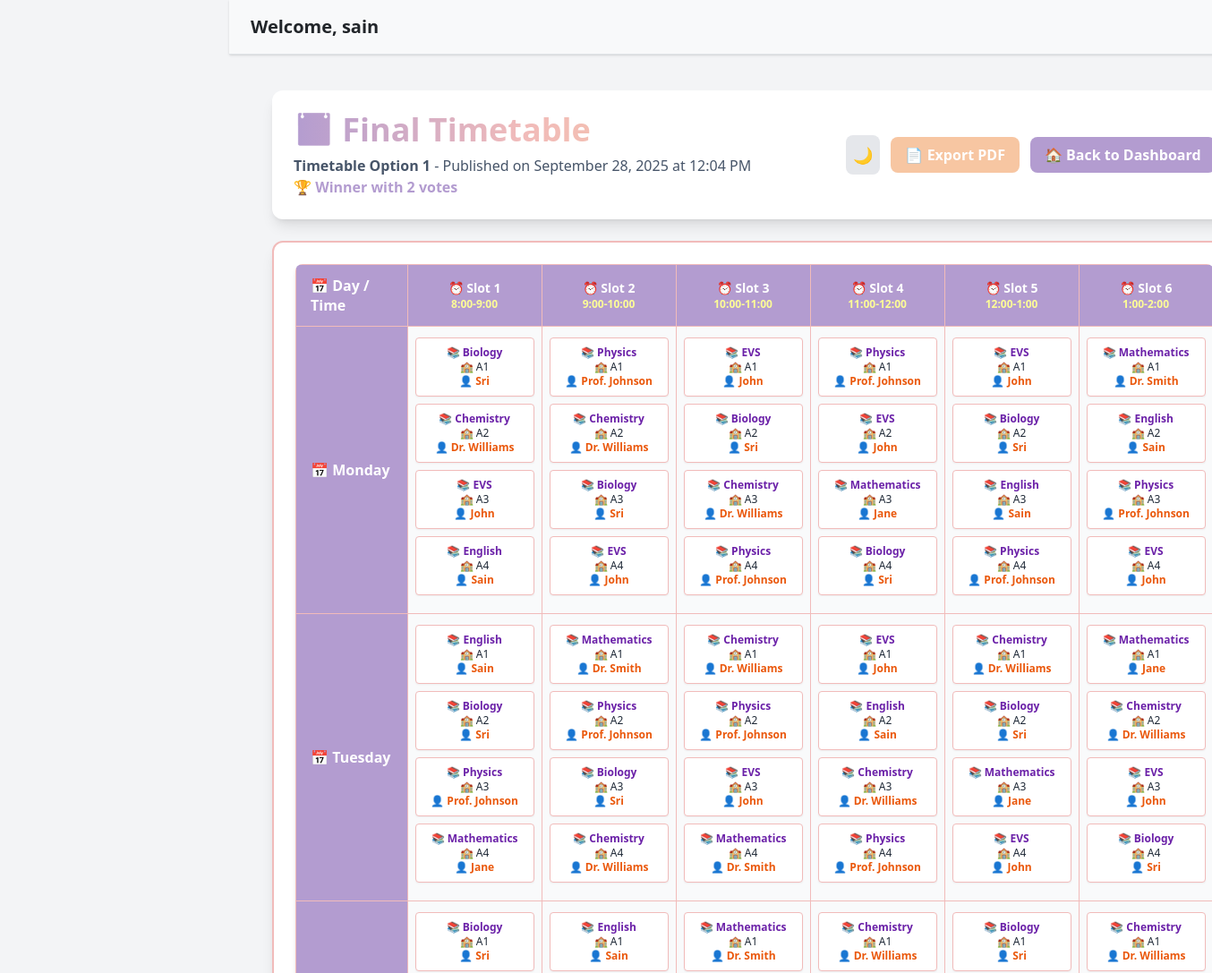
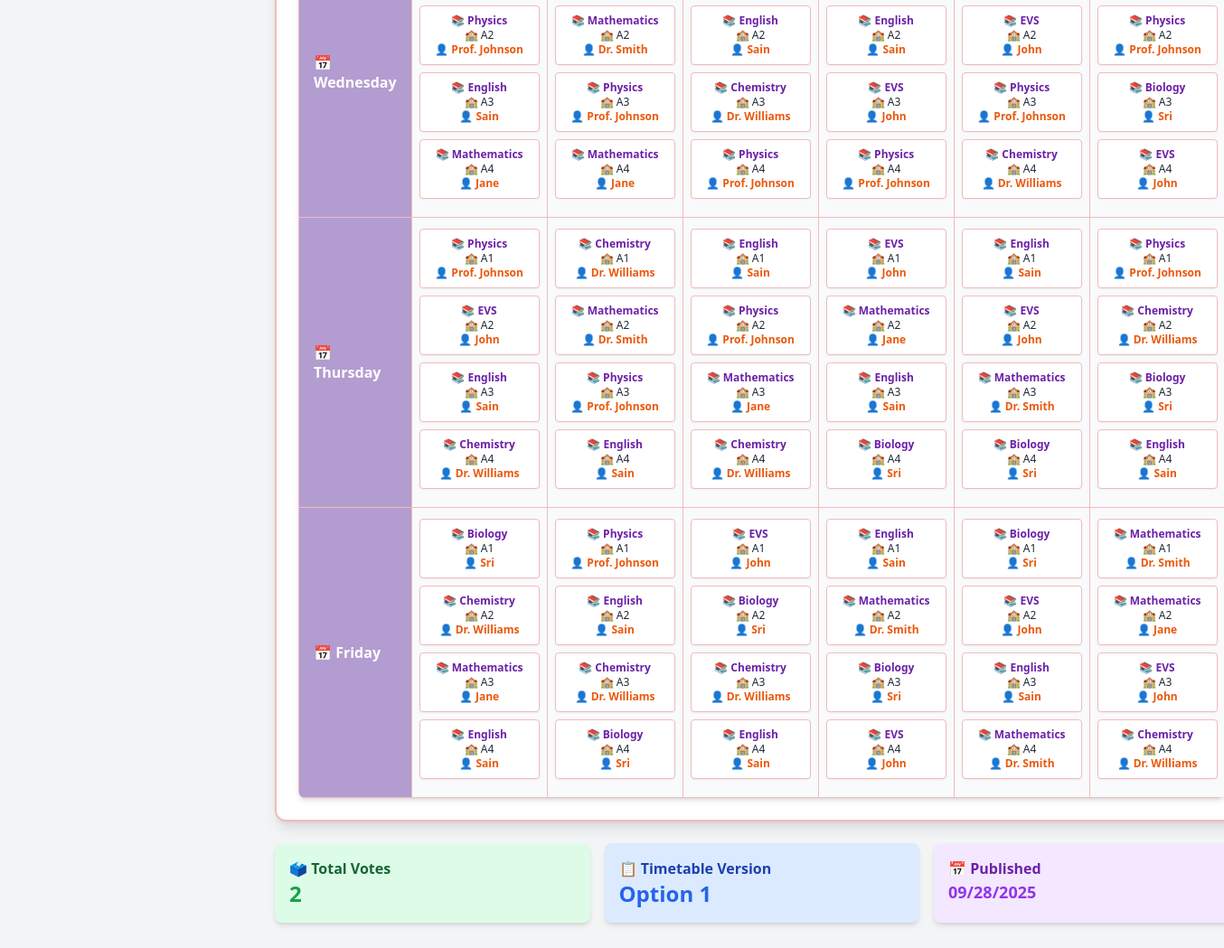
Page /published_timetable (signed in) on the committed database (2 pictures, top to bottom).
### app/models.py (models this page shows, shortened)
class User(UserMixin, db.Model):
    id = db.Column(db.Integer, primary_key=True)
    username = db.Column(db.String(150), unique=True, nullable=False)
    password = db.Column(db.String(150), nullable=False)
    role = db.Column(db.String(50), nullable=False, default='faculty')  # 'scheduler' or 'faculty'
    faculty_id = db.Column(db.Integer, db.ForeignKey('faculty.id'), nullable=True)  # Link to faculty record
    faculty = db.relationship('Faculty', backref='user_account')
    votes = db.relationship('Vote', backref='user')

class Timetable(db.Model):
    id = db.Column(db.Integer, primary_key=True)
    name = db.Column(db.String(150), nullable=True)
    data = db.Column(db.Text, nullable=False)
    version = db.Column(db.Integer, nullable=False, default=1)  # 1, 2, or 3 for the three options
    session_id = db.Column(db.String(100), nullable=False)  # Groups the 3 timetables together
    created_at = db.Column(db.DateTime, default=datetime.utcnow)
    is_active = db.Column(db.Boolean, default=True)  # Current voting session
    vote_count = db.Column(db.Integer, default=0)  # Total votes for this timetable
    is_published = db.Column(db.Boolean, default=False)  # Marks the winning timetable as published
    published_at = db.Column(db.DateTime, nullable=True)  # When the results were published
    votes = db.relationship('Vote', backref='timetable')

### app/routes.py (the view)
@main.route("/published_timetable")
@login_required
def get_published_timetable():
    published_timetable = Timetable.query.filter_by(is_published=True).order_by(Timetable.published_at.desc()).first()
    if not published_timetable:
        flash('No published timetable available yet.', 'info')
        return redirect(url_for('main.dashboard'))
    timetable_data = json.loads(published_timetable.data)
    consolidated_data = consolidate_timetables(timetable_data)
    return render_template('published_timetable.html',
                         timetable=published_timetable,
                         consolidated_data=consolidated_data,
                         current_user=current_user)

### app/routes.py (called while the page is built)
@login_manager.user_loader
def load_user(user_id):
    return User.query.get(int(user_id))

### app/templates/published_timetable.html (shortened to what this page needs)
﻿{% extends 'base.html' %} {% block title %}Published Timetable{% endblock %} {%
block content %}
<script src="https://cdn.tailwindcss.com"></script>
<div
  class="container mx-auto mt-2 px-4 bg-gray-100 dark:bg-gray-900 text-slate-700 dark:text-gray-300 min-h-screen transition-colors duration-300"
>
  <div
    class="flex justify-between items-center mb-6 bg-white dark:bg-gray-800 p-6 rounded-xl shadow-lg transition-colors duration-300 animate-on-load"
  >
    <div>
      <h1
        class="text-4xl font-extrabold bg-gradient-to-r from-custom-purple via-custom-pink to-custom-orange bg-clip-text text-transparent animate-slide-left"
      >
      </h1>
      <p class="text-slate-600 dark:text-gray-400 mt-2">
        <strong>{{ timetable.name }}</strong> - Published on {{
        timetable.published_at.strftime('%B %d, %Y at %I:%M %p') }}
      </p>
      <p class="text-custom-purple font-semibold">
        🏆 Winner with {{ timetable.vote_count }} votes
      </p>
    </div>
    <div class="flex gap-3 items-center">
      <button
        id="darkModeToggle"
        class="p-2 rounded-lg bg-gray-200 dark:bg-gray-600 hover:bg-gray-300 dark:hover:bg-gray-500 transition-all duration-300 dark-mode-toggle"
        title="Toggle dark mode"
      >
        <span class="text-gray-600 dark:text-yellow-400 text-lg">🌙</span>
      </button>
      <a
        href="{{ url_for('main.export_timetable_pdf') }}"
        class="bg-custom-orange hover:bg-custom-peach text-white font-bold py-2 px-4 rounded-lg transition-all duration-300 btn-animated"
      >
        📄 Export PDF
      </a>
      <a
        href="{{ url_for('main.dashboard') }}"
        class="bg-custom-purple hover:bg-custom-pink text-white font-bold py-2 px-4 rounded-lg transition-all duration-300 btn-animated"
      >
        🏠 Back to Dashboard
      </a>
    </div>
  </div>
  <div
    class="bg-white dark:bg-gray-800 rounded-xl shadow-lg p-6 border-2 border-custom-pink card-hover transition-colors duration-300 animate-on-load"
  >
    <div class="overflow-x-auto rounded-lg shadow-md">
      <table class="min-w-full border-collapse border border-custom-purple">
        <thead class="bg-custom-purple text-white">
          <tr>
            <th class="px-4 py-3 text-left border border-custom-pink font-bold">
              📅 Day / Time
            </th>
            {% for slot in ['Slot 1', 'Slot 2', 'Slot 3', 'Slot 4', 'Slot 5',
            'Slot 6'] %}
            <th
              class="px-4 py-3 text-center border border-custom-pink font-bold min-w-[150px]"
            >
              <div class="text-sm font-bold">⏰ {{ slot }}</div>
              <div class="text-xs text-custom-yellow">
                {% if slot == 'Slot 1' %}8:00-9:00{% endif %} {% if slot ==
                'Slot 2' %}9:00-10:00{% endif %} {% if slot == 'Slot 3'
                %}10:00-11:00{% endif %} {% if slot == 'Slot 4' %}11:00-12:00{%
                endif %} {% if slot == 'Slot 5' %}12:00-1:00{% endif %} {% if
                slot == 'Slot 6' %}1:00-2:00{% endif %}
              </div>
            </th>
            {% endfor %}
          </tr>
        </thead>
        <tbody class="bg-gray-50 dark:bg-gray-700">
          {% for day in ['Monday', 'Tuesday', 'Wednesday', 'Thursday', 'Friday']
          %}
          <tr
            class="hover:bg-custom-peach dark:hover:bg-gray-600 transition-all duration-300"
          >
            <td
              class="px-4 py-3 font-semibold border border-custom-pink bg-custom-purple text-white"
            >
              📅 {{ day }}
            </td>
            {% for slot in ['Slot 1', 'Slot 2', 'Slot 3', 'Slot 4', 'Slot 5',
            'Slot 6'] %}
            <td
              class="px-2 py-3 border border-custom-pink text-center align-top"
            >
              {% if consolidated_data[day][slot] %} {% for class_info in
              consolidated_data[day][slot] %} {% set parts =
              class_info.split('|') %} {% if parts|length >= 3 %}
              <div
                class="mb-2 p-2 bg-white dark:bg-gray-600 rounded text-xs border border-custom-pink shadow-sm hover:shadow-md transition-all duration-300"
              >
                <div class="font-bold text-purple-800 dark:text-purple-300">
                  📚 {{ parts[0] }}
                </div>
                <div class="text-gray-800 dark:text-gray-200 font-medium">
                  🏫 {{ parts[1] }}
                </div>
                <div class="text-orange-600 dark:text-orange-400 font-semibold">
                  👤 {{ parts[2] }}
                </div>
              </div>
              {% endif %} {% endfor %} {% else %}
              <span class="text-gray-600 dark:text-gray-400 text-sm font-medium"
                >🌅 Free Period</span
              >
              {% endif %}
            </td>
            {% endfor %}
          </tr>
          {% endfor %}
        </tbody>
      </table>
    </div>
  </div>
  <div class="mt-6 grid grid-cols-1 md:grid-cols-3 gap-4 animate-on-load">
    <div
      class="bg-green-100 dark:bg-green-900 p-4 rounded-lg shadow-md card-hover transition-colors duration-300"
    >
      <h4 class="font-bold text-green-800 dark:text-green-300">
        🗳️ Total Votes
      </h4>
      <p class="text-2xl font-bold text-green-600 dark:text-green-400">
        {{ timetable.vote_count }}
      </p>
    </div>
    <div
      class="bg-blue-100 dark:bg-blue-900 p-4 rounded-lg shadow-md card-hover transition-colors duration-300"
    >
      <h4 class="font-bold text-blue-800 dark:text-blue-300">
        📋 Timetable Version
      </h4>
      <p class="text-2xl font-bold text-blue-600 dark:text-blue-400">
        Option {{ timetable.version }}
      </p>
    </div>
    <div
      class="bg-purple-100 dark:bg-purple-900 p-4 rounded-lg shadow-md card-hover transition-colors duration-300"
    >
      <h4 class="font-bold text-purple-800 dark:text-purple-300">
        📅 Published
      </h4>
      <p class="text-lg font-bold text-purple-600 dark:text-purple-400">
        {{ timetable.published_at.strftime('%m/%d/%Y') }}
      </p>
    </div>
  </div>
</div>
{% endblock %}

### app/templates/base.html (shortened to what this page needs)
<!DOCTYPE html>
<html lang="en">
  <head>
    <script src="https://cdn.tailwindcss.com"></script>
  </head>
  <body class="bg-gray-100 text-gray-800 flex h-screen overflow-hidden">
    <div class="flex-1 flex flex-col ml-0 md:ml-64">
      <header
        class="shadow px-6 py-4 flex justify-between items-center"
        style="background-color: #f8f9fa; border-bottom: 1px solid #dee2e6"
      >
        <h2
          class="text-xl font-semibold"
          style="color: #212529 !important; font-weight: 600"
        >
          Welcome, {{ current_user.username }}
        </h2>
      </header>
      <main class="flex-1 p-8 overflow-y-auto">
        {% block content %}{% endblock %}
      </main>
    </div>
  </body>
</html>

### app/templates/published_timetable.html (style rules this page uses)
.animate-on-load { animation: fadeInUp 0.8s ease-out; }
.animate-slide-left { animation: slideInLeft 0.6s ease-out; }
.card-hover { transition: all 0.4s cubic-bezier(0.4, 0, 0.2, 1); }
.btn-animated { transition: all 0.3s cubic-bezier(0.4, 0, 0.2, 1); }
.dark-mode-toggle { transition: all 0.3s cubic-bezier(0.4, 0, 0.2, 1); }

### rows in the picture
User: username "sain"
Timetable: name "Timetable Option 1", published_at "September 28, 2025 at 12:04 PM", vote_count "2", version "1", published_at "09/28/2025"

### other values in the picture
{{ slot }} "Slot 1" "Slot 2" "Slot 3" "Slot 4" "Slot 5" "Slot 6"
{{ day }} "Monday" "Tuesday" "Wednesday" "Thursday" "Friday"
{{ parts[0] }} "Biology" "Chemistry" "EVS" "English" "Physics" "Chemistry" "Biology" "EVS" "EVS" "Biology" "Chemistry" "Physics" "Physics" "EVS" "Mathematics" "Biology" "EVS" "Biology" "English" "Physics" "Mathematics" "English" "Physics" "EVS" "English" "Biology" "Physics" "Mathematics" "Mathematics" "Physics" "Biology" "Chemistry" "Chemistry" "Physics" "EVS" "Mathematics" "EVS" "English" "Chemistry" "Physics" "Chemistry" "Biology" "Mathematics" "EVS" "Mathematics" "Chemistry" "EVS" "Biology" "Biology" "Physics" "English" "Mathematics" "English" "Mathematics" "Physics" "Mathematics" "Mathematics" "English" "Chemistry" "Physics" "Chemistry" "English" "EVS" "Physics" "Biology" "EVS" "Physics" "Chemistry" "Chemistry" "Physics" "Biology" "EVS" "Physics" "EVS" "English" "Chemistry" "Chemistry" "Mathematics" "Physics" "English" "English" "Physics" "Mathematics" "Chemistry" "EVS" "Mathematics" "English" "Biology" "English" "EVS" "Mathematics" "Biology" "Physics" "Chemistry" "Biology" "English" "Biology" "Chemistry" "Mathematics" "English" "Physics" "English" "Chemistry" "Biology" "EVS" "Biology" "Chemistry" "English" "English" "Mathematics" "Biology" "EVS" "Biology" "EVS" "English" "Mathematics" "Mathematics" "Mathematics" "EVS" "Chemistry"
{{ parts[1] }} "A1" "A2" "A3" "A4" "A1" "A2" "A3" "A4" "A1" "A2" "A3" "A4" "A1" "A2" "A3" "A4" "A1" "A2" "A3" "A4" "A1" "A2" "A3" "A4" "A1" "A2" "A3" "A4" "A1" "A2" "A3" "A4" "A1" "A2" "A3" "A4" "A1" "A2" "A3" "A4" "A1" "A2" "A3" "A4" "A1" "A2" "A3" "A4" "A1" "A2" "A3" "A4" "A1" "A2" "A3" "A4" "A1" "A2" "A3" "A4" "A1" "A2" "A3" "A4" "A1" "A2" "A3" "A4" "A1" "A2" "A3" "A4" "A1" "A2" "A3" "A4" "A1" "A2" "A3" "A4" "A1" "A2" "A3" "A4" "A1" "A2" "A3" "A4" "A1" "A2" "A3" "A4" "A1" "A2" "A3" "A4" "A1" "A2" "A3" "A4" "A1" "A2" "A3" "A4" "A1" "A2" "A3" "A4" "A1" "A2" "A3" "A4" "A1" "A2" "A3" "A4" "A1" "A2" "A3" "A4"
{{ parts[2] }} "Sri" "Dr. Williams" "John" "Sain" "Prof. Johnson" "Dr. Williams" "Sri" "John" "John" "Sri" "Dr. Williams" "Prof. Johnson" "Prof. Johnson" "John" "Jane" "Sri" "John" "Sri" "Sain" "Prof. Johnson" "Dr. Smith" "Sain" "Prof. Johnson" "John" "Sain" "Sri" "Prof. Johnson" "Jane" "Dr. Smith" "Prof. Johnson" "Sri" "Dr. Williams" "Dr. Williams" "Prof. Johnson" "John" "Dr. Smith" "John" "Sain" "Dr. Williams" "Prof. Johnson" "Dr. Williams" "Sri" "Jane" "John" "Jane" "Dr. Williams" "John" "Sri" "Sri" "Prof. Johnson" "Sain" "Jane" "Sain" "Dr. Smith" "Prof. Johnson" "Jane" "Dr. Smith" "Sain" "Dr. Williams" "Prof. Johnson" "Dr. Williams" "Sain" "John" "Prof. Johnson" "Sri" "John" "Prof. Johnson" "Dr. Williams" "Dr. Williams" "Prof. Johnson" "Sri" "John" "Prof. Johnson" "John" "Sain" "Dr. Williams" "Dr. Williams" "Dr. Smith" "Prof. Johnson" "Sain" "Sain" "Prof. Johnson" "Jane" "Dr. Williams" "John" "Jane" "Sain" "Sri" "Sain" "John" "Dr. Smith" "Sri" "Prof. Johnson" "Dr. Williams" "Sri" "Sain" "Sri" "Dr. Williams" "Jane" "Sain" "Prof. Johnson" "Sain" "Dr. Williams" "Sri" "John" "Sri" "Dr. Williams" "Sain" "Sain" "Dr. Smith" "Sri" "John" "Sri" "John" "Sain" "Dr. Smith" "Dr. Smith" "Jane" "John" "Dr. Williams"
